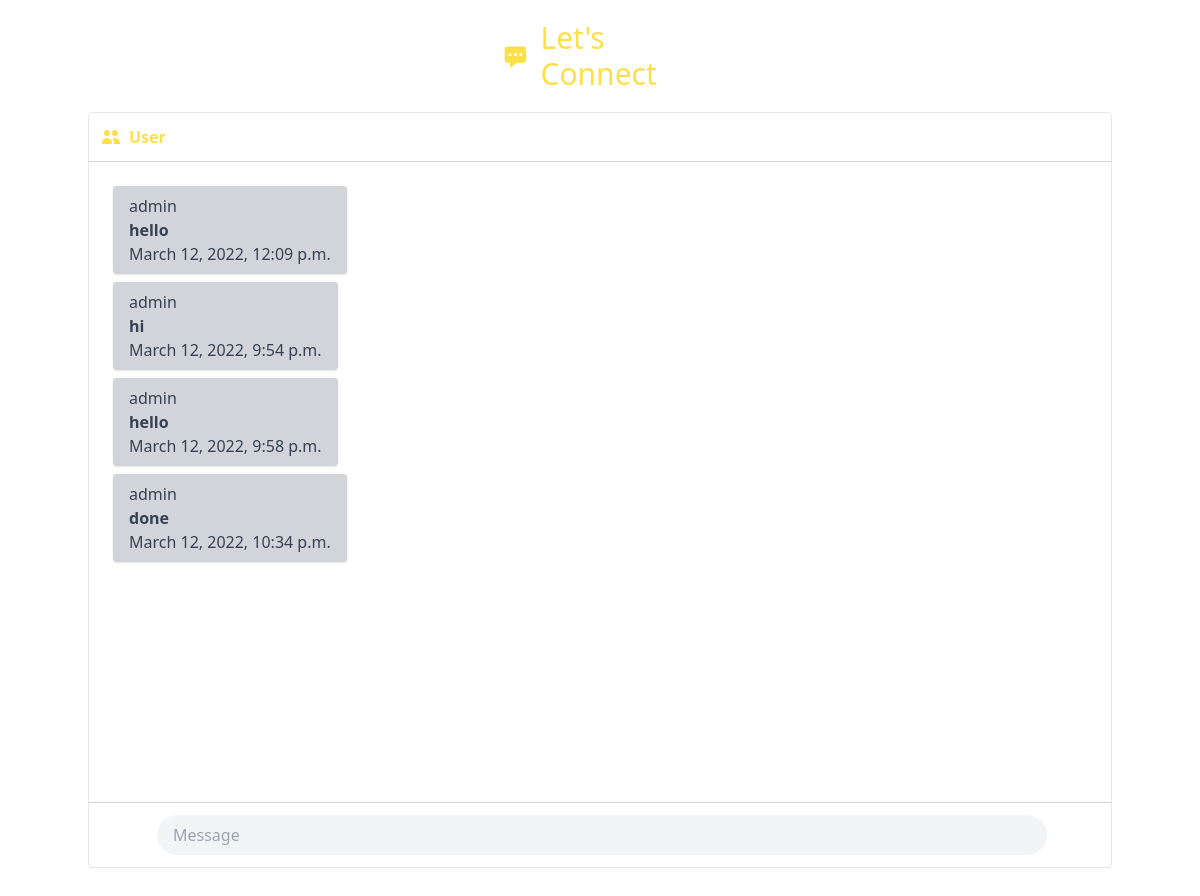
Page /chat/ (signed in) on the earlier database version.
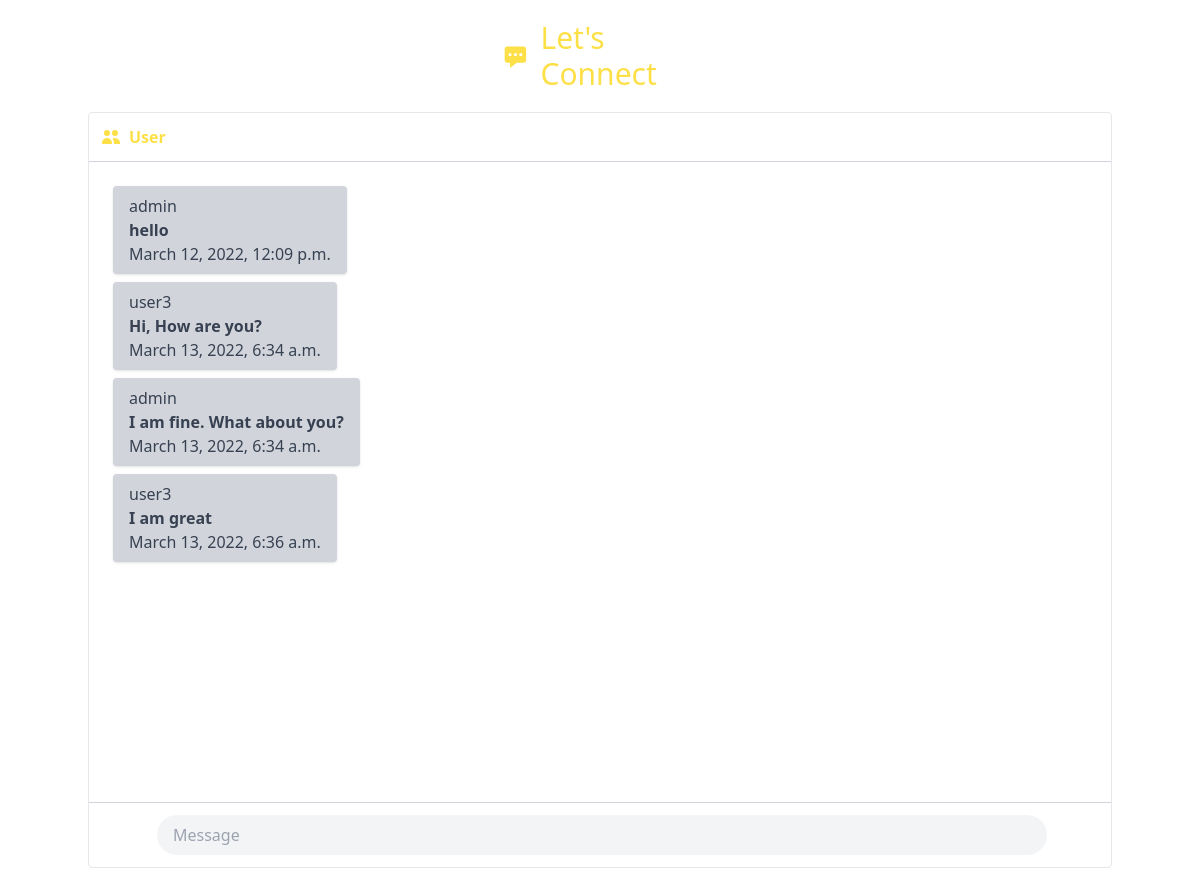
Same page on the later database version.
### chat/models.py (models this page shows)
class Message(models.Model):
    user = models.ForeignKey(md.Seller, on_delete=models.CASCADE)
    message = models.CharField(max_length=5000)
    timestamp = models.DateTimeField(auto_now=True)

### shop/models.py (models this page shows, shortened)
class Seller(models.Model):
    user = models.ForeignKey(User, on_delete=models.CASCADE)
    phone = models.CharField(max_length=13)
    address = models.TextField()

### chat/views.py (the view)
# urls.py: path('', views.index, name="blog"),
@login_required(login_url='/login')
def index(request):
    try:
        seller = Seller.objects.get(user=request.user)
    except:
        return redirect('/shop')
    messages = Message.objects.all()
    context = {
        'msgs': messages
    }
    return render(request, 'chat/chatbox2.html', context = context)

### chat/templates/chat/chatbox2.html (shortened to what this page needs)
<!DOCTYPE html>
<html lang="en">
  <head>
    <script src="https://cdn.tailwindcss.com"></script>
  </head>
  <body style= "background:url(https://media.istockphoto.com/vectors/reaching-hands-vector-id1220744197?k=20&m=1220744197&s=612x612&w=0&h=z5hHdmdSecbd8m3yoe4qgAGTELLQRRhGTMg9lGOHfNQ=); background-repeat:no-repeat; background-attachment:fixed; background-size:100% 100%;"></body>
    <header class="text-gray-600 body-font">
        <div class="container mx-auto flex flex-wrap p-5 flex-col md:flex-row items-center">
          <a class="flex order-first lg:order-none lg:w-1/5 title-font font-medium items-center text-gray-900 lg:items-center lg:justify-center mb-4 md:mb-0">
            <svg xmlns="http://www.w3.org/2000/svg" class="h-8 w-8 text-yellow-300" viewBox="0 0 20 20" fill="currentColor">
                <path fill-rule="evenodd" d="M18 5v8a2 2 0 01-2 2h-5l-5 4v-4H4a2 2 0 01-2-2V5a2 2 0 012-2h12a2 2 0 012 2zM7 8H5v2h2V8zm2 0h2v2H9V8zm6 0h-2v2h2V8z" clip-rule="evenodd" />
              </svg>
            <span class="ml-3 text-yellow-300 text-3xl">Let's Connect</span>
          </a>
        </div>
      </header>
    <div class="container mx-auto">
      <div class="max-w-10xl border rounded">
        <div>
          <div class="w-full">
            <div class="relative flex items-center p-3 border-b border-gray-300">
                <svg xmlns="http://www.w3.org/2000/svg" class="h-5 w-5 text-yellow-300" viewBox="0 0 20 20" fill="currentColor">
                    <path d="M9 6a3 3 0 11-6 0 3 3 0 016 0zM17 6a3 3 0 11-6 0 3 3 0 016 0zM12.93 17c.046-.327.07-.66.07-1a6.97 6.97 0 00-1.5-4.33A5 5 0 0119 16v1h-6.07zM6 11a5 5 0 015 5v1H1v-1a5 5 0 015-5z" />
                  </svg>
              <span class="block ml-2 font-bold text-yellow-300">User</span>
              <span class="absolute w-3 h-3  rounded-full left-10 top-3">
              </span>
            </div>
            <div class="relative w-full p-6 overflow-y-auto h-[40rem]">
              <ul class="space-y-2" id="mychat">
                {% for message in msgs %}
                <li class="flex justify-start">
                  <div class="relative max-w-xl px-4 py-2 text-gray-700 bg-gray-300 rounded shadow">
                    <span class="user-center">{{message.user.user.username}}</span>
                    <div class="block font-bold">{{message.message}}</div>
                    <span class="time-left">{{message.timestamp}}</span>
                  </div>
                </li>
                {% endfor %}
              </ul>
            </div>
            <div class="flex items-center justify-between w-full p-3 border-t border-gray-300">
              <button>
                <svg xmlns="http://www.w3.org/2000/svg" class="w-6 h-6 text-white" fill="none" viewBox="0 0 24 24"
                  stroke="currentColor">
                  <path stroke-linecap="round" stroke-linejoin="round" stroke-width="2"
                    d="M14.828 14.828a4 4 0 01-5.656 0M9 10h.01M15 10h.01M21 12a9 9 0 11-18 0 9 9 0 0118 0z" />
                </svg>
              </button>
              <button>
                <svg xmlns="http://www.w3.org/2000/svg" class="w-5 h-5 text-white" fill="none" viewBox="0 0 24 24"
                  stroke="currentColor">
                  <path stroke-linecap="round" stroke-linejoin="round" stroke-width="2"
                    d="M15.172 7l-6.586 6.586a2 2 0 102.828 2.828l6.414-6.586a4 4 0 00-5.656-5.656l-6.415 6.585a6 6 0 108.486 8.486L20.5 13" />
                </svg>
              </button>
              <input type="text" id="msg" placeholder="Message"
                class="block w-full py-2 pl-4 mx-3 bg-gray-100 rounded-full outline-none focus:text-gray-700"
                name="message" required />
              <button>
                <svg xmlns="http://www.w3.org/2000/svg" class="w-5 h-5 text-white" fill="none" viewBox="0 0 24 24"
                  stroke="currentColor">
                  <path stroke-linecap="round" stroke-linejoin="round" stroke-width="2"
                    d="M19 11a7 7 0 01-7 7m0 0a7 7 0 01-7-7m7 7v4m0 0H8m4 0h4m-4-8a3 3 0 01-3-3V5a3 3 0 116 0v6a3 3 0 01-3 3z" />
                </svg>
              </button>
              <button id="submit" type="submit">
                <svg class="w-5 h-5 text-white origin-center transform rotate-90" xmlns="http://www.w3.org/2000/svg"
                  viewBox="0 0 20 20" fill="currentColor">
                  <path
                    d="M10.894 2.553a1 1 0 00-1.788 0l-7 14a1 1 0 001.169 1.409l5-1.429A1 1 0 009 15.571V11a1 1 0 112 0v4.571a1 1 0 00.725.962l5 1.428a1 1 0 001.17-1.408l-7-14z" />
                </svg>
              </button>
            </div>
          </div>
        </div>
      </div>
    </div>
    <header class="text-gray-600 body-font">
        <div class="container mx-auto flex flex-wrap p-5 flex-col md:flex-row items-center">
        </div>
      </header>
  </body>
</html>

Differences in the rows shown:
removed Message: user.user.username "admin", message "hi", timestamp "March 12, 2022, 9:54 p.m."
removed Message: user.user.username "admin", message "hello", timestamp "March 12, 2022, 9:58 p.m."
removed Message: user.user.username "admin", message "done", timestamp "March 12, 2022, 10:34 p.m."
added Message: user.user.username "user3", message "Hi, How are you?", timestamp "March 13, 2022, 6:34 a.m."
added Message: user.user.username "admin", message "I am fine. What about you?", timestamp "March 13, 2022, 6:34 a.m."
added Message: user.user.username "user3", message "I am great", timestamp "March 13, 2022, 6:36 a.m."
